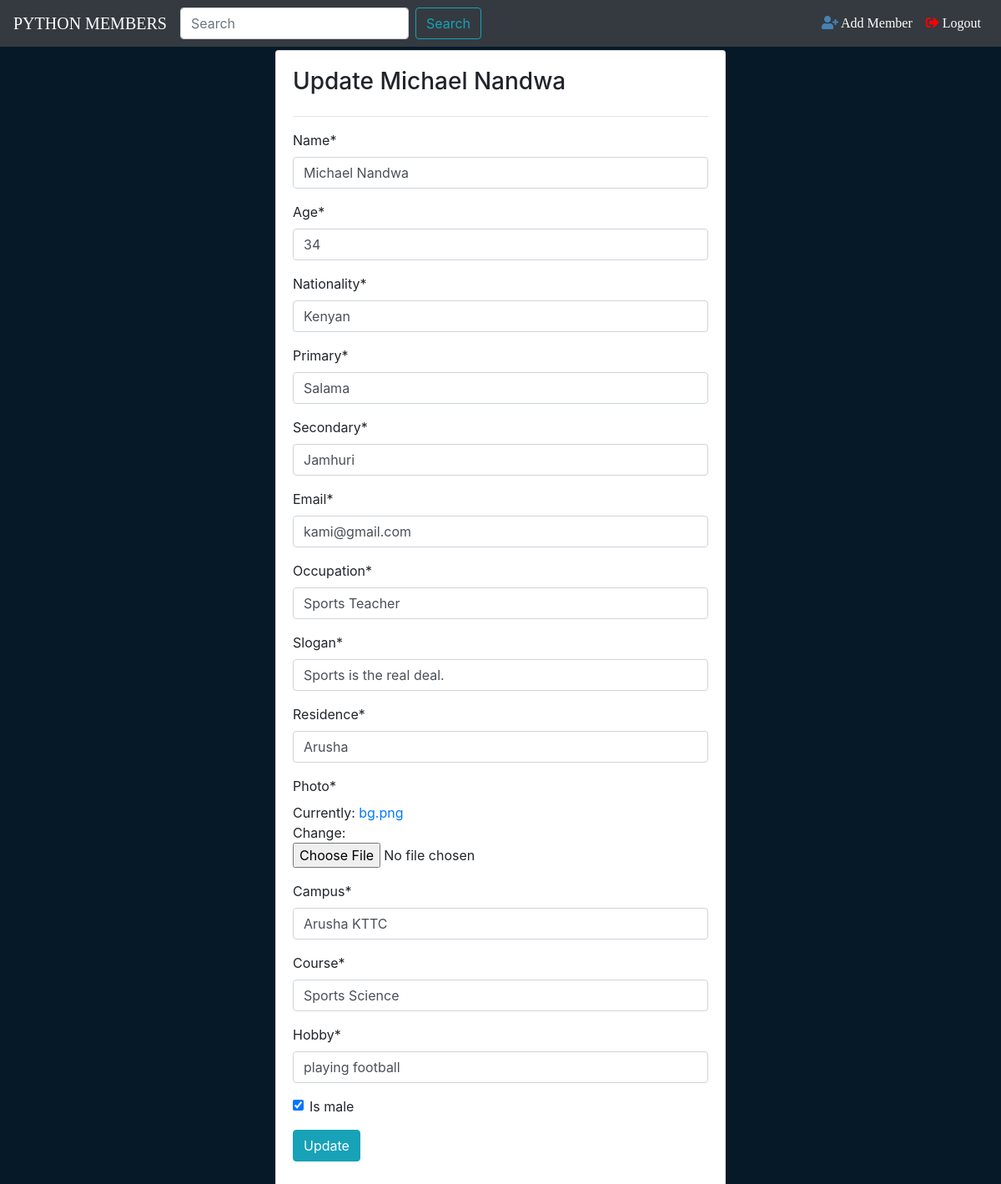
Screenshot of /4/update with the database file from the repository.
### sodaapp/models.py (models this page shows, shortened)
class Member(models.Model):
    name = models.CharField(max_length=40)
    age = models.IntegerField()
    nationality = models.CharField(max_length=40)
    primary = models.CharField(max_length=40)
    secondary = models.CharField(max_length=40)
    email = models.EmailField()
    occupation = models.CharField(max_length=40)
    slogan = models.CharField(max_length=50)
    residence = models.CharField(max_length=40)
    photo = models.ImageField()
    campus = models.CharField(max_length=40)
    course = models.CharField(max_length=40)
    hobby = models.CharField(max_length=40)
    is_male = models.BooleanField(default=True)

### sodaapp/views.py (the view)
# urls.py: path('<int:pk>/update', views.MemberUpdateView.as_view(),
class MemberUpdateView(UpdateView):
    model = Member
    fields = '__all__'

### sodaapp/templates/sodaapp/member_form.html (shortened to what this page needs)
{% extends 'sodaapp/base.html' %}
{% load crispy_forms_tags %}
{% block content %}
    <div class="row">
        <div class="col-sm-3"></div>
        <div class="col-sm-6">
            <div class="card card-body my-1">
                <h3 class="text-capitalize">{% if object %}Update {{ object.name }}{% else %}add member{% endif %}</h3>
                <hr>
                <form method="post" enctype="multipart/form-data">
                    {{ form|crispy }}
                    <div class="form-group">
                        <button type="submit" class="btn btn-info">{% if object %}Update{% else %}Submit{% endif %}</button>
                    </div>
                </form>
            </div>
        </div>
    </div>
{% endblock %}

### sodaapp/static/sodaapp/css/style.css (style rules this page uses)
body { background: url("../images/db.png"); }

### rows the page displays
Member: name "Michael Nandwa", age "34", nationality "Kenyan", primary "Salama", secondary "Jamhuri", email "kami@gmail.com", occupation "Sports Teacher", slogan "Sports is the real deal.", residence "Arusha", campus "Arusha KTTC", course "Sports Science", hobby "playing football", is_male "☑"
